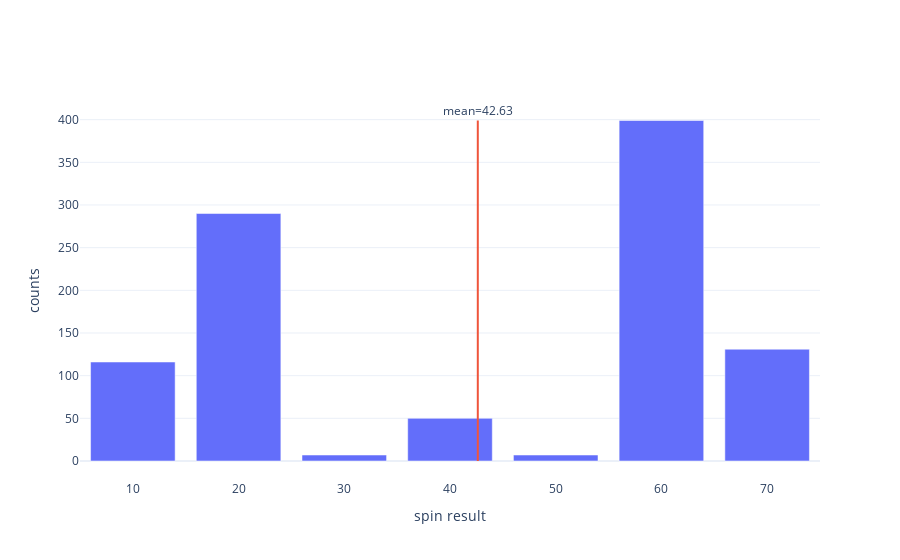

Notebook cell for this chart:
### Markdown cell above
Suppose you spin a wheel of fortune many times. Each time, one of the numbers m_1, m_2, ..., m_n comes up with a probability p_1, p_2, ..., p_n, and this is how much money you would get from each spin. What amount of money do you expect to get per spin?

To help answer this question, code a function where you spin the wheel k times and compute the average amount received per spin.

### Code cell
import numpy as np
from util import plot_many_spins

def spin_wheel(k: int):
    wheel = {10: 0.1, 20: 0.3, 30: 0.01, 40: 0.05, 50: 0.01, 60: 0.4, 70: 0.13}

    # TODO: code here
    
    return np.random.choice(list(wheel.keys()), size=k, p=list(wheel.values()))

    # end TODO


def compute_mean(vals):

    avg_result = None

    # TODO: code here
    
    avg_result = sum(vals) / vals.shape[0]

    # end TODO

    return avg_result

spin_results = spin_wheel(1000)
plot_many_spins(spin_results)
compute_mean(spin_results)

### Figure 1 — Plotly figure (JSON) as saved in the notebook; plotly's stock layout.template omitted (floating-point values rounded to 4 significant figures)
{"data": [{"name": "spin results", "type": "bar", "x": [10, 20, 30, 40, 50, 60, 70], "y": [116, 290, 7, 50, 7, 399, 131]}, {"mode": "lines", "type": "scatter", "x": [42.63, 42.63], "y": [0, 399]}], "layout": {"annotations": [{"showarrow": false, "text": "mean=42.63", "x": 42.63, "y": 399, "yshift": 10}], "autosize": true, "showlegend": false, "xaxis": {"autorange": true, "range": [5, 75], "title": {"text": "spin result"}, "type": "linear"}, "yaxis": {"autorange": true, "range": [-23.7, 450.4], "title": {"text": "counts"}, "type": "linear"}}}
